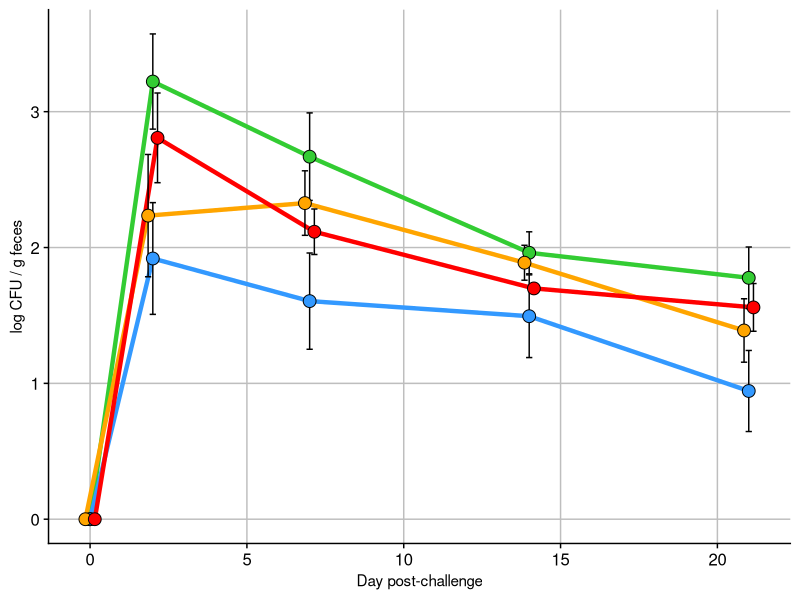

R code for this plot: (Note: this script raises an error after producing the figure.)
require(pracma)
library(tidyverse)
library(Hmisc)
library(tidyverse)
library(cowplot)
theme_set(theme_cowplot())
# Read in data

sal_data <- read_csv('./data/FS12b_salmonella_data.csv')

# orders the treatment factors and makes a timepoint factor for plotting ease

sal_data$treatment <- factor(sal_data$treatment, levels = c('control', 'RPS', 'Acid', 'Zn+Cu', 'RCS', 'Bglu'))

sal_data$treatXtime <- factor(sal_data$treatXtime, levels = c('control_0', 'RPS_0', 'Acid_0', 'Zn+Cu_0', 'RCS_0', 'Bglu_0',
                                                              'control_2', 'RPS_2', 'Acid_2', 'Zn+Cu_2', 'RCS_2', 'Bglu_2',
                                                              'control_7', 'RPS_7', 'Acid_7', 'Zn+Cu_7', 'RCS_7', 'Bglu_7',
                                                              'control_14', 'RPS_14', 'Acid_14', 'Zn+Cu_14', 'RCS_14', 'Bglu_14',
                                                              'control_21', 'RPS_21', 'Acid_21', 'Zn+Cu_21', 'RCS_21', 'Bglu_21'))

sal_data$time_point_fact <- factor(sal_data$time_point)
# sal_data$time_point
#

sal_data <- sal_data %>% filter(!(treatment %in% c('Zn+Cu', 'Bglu')) & pignum != 101)




all_daily <- sal_data %>% filter(pignum != 101) %>% group_by(time_point, treatment) %>%
  summarise(mean_sal=mean(log_sal),
            sd_sal=sd(log_sal),
            num=n(),
            se_sal=sd_sal/sqrt(num))






### Figure 1A
F1A <- all_daily %>% 
  mutate(TPP=case_when(
    treatment == 'RPS'  ~    time_point, 
    treatment == 'Acid' ~    time_point - .15, 
    treatment == 'RCS'  ~    time_point + .15, 
    treatment == 'control' ~ time_point, 
    TRUE ~ 1000000000000000000)) %>% 
  filter(!(treatment %in% c('Zn+Cu', 'Bglu'))) %>%
  ggplot(aes(x=TPP, y=mean_sal, fill=treatment, group=treatment)) +
  # geom_jitter(aes(x=time_point, y=log_sal, color=treatment), data=filter(sal_data, !(treatment %in% c('Zn+Cu', 'Bglu'))& pignum !=101), alpha=.5) + 
  geom_line(aes(color=treatment), size=1.5)+
  geom_errorbar(aes(ymin=mean_sal-se_sal,ymax=mean_sal+se_sal), width=.2) +
  geom_point(shape=21, size=4) +
  scale_color_manual(values=c('#33CC33', '#3399FF', 'orange', 'red', 'grey', 'purple')) + 
  scale_fill_manual(values=c('#33CC33', '#3399FF', 'orange', 'red', 'grey', 'purple')) +
  ylab('log CFU / g feces') +
  xlab('Day post-challenge') +
  theme(legend.position = 'none', 
        axis.title = element_text(size = 11), 
        panel.grid.major = element_line(color='grey'))
  # ggtitle('Daily shedding, group summary statistics')


F1A
###


#############






#####
# use this #
# nest and do an anova at each timepoint
library(broom)
# daily_tests <- sal_data %>% 
#   filter(time_point != 0) %>% 
#   group_by(time_point) %>%
#   nest() %>% 
#   mutate(AOV=map(.x = data, ~ aov(data=.x, log_sal ~ treatment)), 
#          tid_AOV=map(AOV, tidy), 
#          TUK=map(AOV, TukeyHSD), 
#          tid_TUK=map(TUK, tidy))
# 
# 
# daily_tests %>% select(time_point, tid_AOV) %>% unnest(cols = tid_AOV)
# 
# 
# 
# daily_tuks <- daily_tests %>%
#   select(time_point, tid_TUK) %>% unnest(cols = tid_TUK) %>%
#   filter(grepl('control', contrast)) %>% 
#   mutate(tuk_pval=adj.p.value, 
#          fdr_pval=p.adjust(adj.p.value, method = 'fdr'), 
#          TPP=paste('Day', time_point), 
#          TPP=factor(TPP, levels = c('Day 2', 'Day 7', 'Day 14', 'Day 21'))) %>% 
#   select(-adj.p.value)
# 
# anno <- tibble(y=c(0,0,0,0), 
#                TPP=factor(c('Day 2','Day 7','Day 14','Day 21'), levels = c('Day 2', 'Day 7', 'Day 14', 'Day 21')), 
#                x=c(3.6,3.6,3.6,3.6), 
#                labtext = c('ANOVA p=0.10', 
#                            'ANOVA p=0.07',
#                            'ANOVA p=0.26',
#                            'ANOVA p=0.11'))
# 
# ### FIG 1B
# # PROBABLY CUT THIS FIGURE #
# F1B <- daily_tuks %>%
#   ggplot(aes(x=contrast, y=estimate, ymin=conf.low, ymax=conf.high, color=contrast)) +
#   geom_hline(yintercept = 0, color='grey')+
#   geom_pointrange(size=.5) + 
#   geom_label(data=anno, aes(x=x,y=y,label=labtext), inherit.aes = FALSE)+
#   geom_text(aes(label=round(tuk_pval, digits = 2), y=2))+
#   coord_flip() + scale_x_discrete(expand = expand_scale(add = c(.5,1)))+
#   facet_wrap(.~TPP, ncol = 4) + 
#   ylim(-3,3) + scale_color_manual(values=c('red','orange','#3399FF')) +
#   theme(panel.border = element_rect(colour = "black", fill=NA, size=1), 
#         legend.position = 'none', 
#         axis.title.y = element_blank(), 
#         axis.title.x = element_text(size=11), 
#         panel.grid.major.x = element_line(color = 'grey', size = .2))
# 
# 
# F1B


# FIGURE 2A


library(lme4)
library(lmerTest)
# lmer(data=sal_data, formula = log_sal ~ )

sal_no0 <- 
  sal_data %>%
  filter(time_point != 0) %>% 
  mutate(pignum=factor(pignum), 
         treatment=factor(treatment, levels = c('control', 'RPS', 'Acid', 'RCS')))

glimpse(sal_no0)
fit_interact   <- lmer(log_sal ~ time_point_fact * treatment + (1|pignum) , data=sal_no0)      # time is factor
fit_nointeract <- lmer(log_sal ~ time_point_fact + treatment + (1|pignum) , data=sal_no0)      # time is factor

# 
# AIC(fit_interact, fit_nointeract)
# anova(fit_interact, fit_nointeract)
# 
# summary(fit_interact)
# confint(fit_interact)
# 
# confint(fit_nointeract)
# summary(fit_nointeract)
# car::Anova(fit_interact)
# car::Anova(fit_nointeract)
# 

# m.emm <- emmeans(fit_nointeract, c("time_point_fact", 'treatment'))
library(emmeans)
contrast.emm <-
  emmeans(fit_interact, ~ treatment | time_point_fact) %>%
  contrast(method='revpairwise') %>%
  tidy(conf.int=TRUE) %>% 
  mutate(day=factor(time_point_fact, levels = c('0','2', '7', '14', '21')), 
         contrast=factor(contrast, levels = c('RCS - control', 'Acid - control','RPS - control' ))) 

means.emm <-
  emmeans(fit_interact, ~ treatment | time_point_fact) %>%
  tidy(conf.int=TRUE) %>% 
  mutate(day=factor(time_point_fact, levels = c('0','2', '7', '14', '21'))) %>% 
  select(-time_point_fact)

D0s <- tibble(treatment=c('control', 'RPS', 'Acid', 'RCS'), 
              estimate=0, df=126, conf.low=0, conf.high=0, statistic=0, p.value=0, 
              day=factor(c('0','0','0','0'), levels=c('0', '2', '7', '14', '21')))
tes <- rbind(D0s, means.emm)


rbind(D0s, means.emm) %>% 
  ggplot(aes(x=as.numeric(as.character(day)), y=estimate, color=treatment, group=treatment)) + geom_point()+
  geom_pointrange(aes(ymin=conf.low, ymax=conf.high)) + 
  geom_line()

F1A

F1B <- 
  contrast.emm %>%
    filter(grepl('control', contrast)) %>% 
    ggplot(aes(x=contrast, y=estimate, color=contrast))+
    geom_point() +
    geom_hline(yintercept = 0)+
    geom_pointrange(aes(ymin=conf.low, ymax=conf.high)) +
    coord_flip()+ 
    facet_wrap(~day, nrow = 1)+
    scale_color_manual(values=c('red','orange','#3399FF')) 



#### TISSUES ###



# AULC
sum_sal <- sal_data %>% group_by(pignum) %>%
  summarise(AULC=trapz(time_point, log_sal),
            sum=sum(log_sal), 
            maxshed=log_sal[which.max(log_sal)], 
            day_max=time_point[which.max(log_sal)], 
            pos_samples=sum(log_sal > 0), 
            treatment=unique(treatment))


# re orders sum_sal
sum_sal <- sum_sal[match(filter(sal_data, time_point==2)$pignum,sum_sal$pignum),]



sum_sal$treatment <- factor(sum_sal$treatment, levels = c('control', 'RPS', 'Acid', 'Zn+Cu', 'RCS', 'Bglu'))


F2A <- filter(sum_sal, pignum !=101) %>% 
  ggplot(aes(x=treatment, y=AULC, fill=treatment))+
  geom_boxplot(outlier.alpha = 0) + 
  geom_text(aes(label=pignum))+
  geom_jitter(aes(fill=treatment), shape=21, size=1.75, stroke=1, width = .13) +
  scale_fill_manual(values=c('#33CC33', '#3399FF', 'orange', 'red', 'grey', 'purple')) +
  # ggtitle('Cumulative Salmonella shedding (AULC)', subtitle = 'ANOVA P = 0.0123') +
  theme(legend.position = 'none', 
        panel.border = element_rect(colour = 'black', fill=NA), 
        axis.title.x = element_blank(), 
        panel.grid.major = element_line(color='grey'))


F2A


### USE THIS FOR AULC STAT TEST ###
aov_AULC <- aov(data=sum_sal, AULC~treatment)
summary(aov_AULC)

AULC_tuk <- TukeyHSD(aov_AULC) %>% tidy()

F2B <- AULC_tuk %>% filter(grepl('control', contrast)) %>% 
  mutate(contrast=factor(contrast, levels = c('RCS-control', 'Acid-control','RPS-control'))) %>%
  ggplot(aes(x=contrast, y=estimate, ymin=conf.low, ymax=conf.high,color=contrast)) +
  geom_hline(yintercept = 0, color='grey') +
  geom_pointrange(size=.75) +
  geom_text(aes(x=contrast,y=8,
                label=paste('P=', round(adj.p.value, 2))), 
            hjust=0) +
  ggtitle('ANOVA P = 0.012') + 
  ylim(-32,32)+
  # scale_y_continuous(expand = expand_scale(add = c(5,15)))+
  theme(panel.border = element_rect(color='black', fill=NA), 
        legend.position='none', 
        axis.title.y = element_blank(), 
        axis.text = element_text(size=10), 
        panel.grid.major.x = element_line(color='grey', size=.2))+
  coord_flip() +
  scale_color_manual(values=c('red','orange','#3399FF')) 
F2B
# 
# sample(2:50, size = length(sal_no0$Salmonella[sal_no0$Salmonella == 50]), replace = TRUE)
# 
# length(sal_no0$Salmonella[sal_no0$Salmonella == 50])
# 
# sal_no0$Salmonella[sal_no0$Salmonella == 50] <-sample(1:50, size = length(sal_no0$Salmonella[sal_no0$Salmonella == 50]), replace = TRUE) 
# 
# sal_no0$log_sal2 <- log10(sal_no0$Salmonella)
# 
# sal_no0$log_sal2[is.infinite(sal_no0$log_sal2)] <- 0
# 
# 
# hist(sal_no0$log_sal2, breaks=100)
# 
# scale(sal_no0$log_sal2)
# 
# 
# fit_interact   <- lmer(scale(log_sal2) ~ time_point_fact * treatment + (1|pignum) , data=sal_no0)      # time is factor
# plot(fit_interact)
# 
# sal_no0$Salmonella
# sample(1:50, size = 1, replace = TRUE)
# 
# 

################################
# setwd("~/FS12")
# TISSUES


tis <- read.csv('./data/D21_tissues.csv')
tis$log_sal <- log10(tis$Salmonella)
tis$log_sal <- as.numeric(sub(-Inf, 0, tis$log_sal))
tis <- na.exclude(tis)

tis <- tis %>% filter(!treatment %in% c('Zn+Cu', 'Bglu'))

tis$treatment <- factor(tis$treatment, levels = c('control', 'RPS', 'Acid', 'RCS'))




sal_tis21 <- 
  tis %>%
  mutate(pignum=factor(pignum), 
         treatment=factor(treatment, levels = c('control', 'RPS', 'Acid', 'RCS')))

glimpse(sal_tis21)

fit_interact   <- lmer(log_sal ~ tissue * treatment + (1|pignum) , data=sal_tis21)      # time is factor



### REPLACE FIG3 (TISSUE SHEDDING) WITH THESE
contrast.emm <-
  emmeans(fit_interact, ~ treatment | tissue) %>%
  contrast(method='revpairwise') %>%
  tidy(conf.int=TRUE) %>% 
  mutate(contrast=factor(contrast, levels = c('RCS - control', 'Acid - control','RPS - control' ))) 

means.emm <-
  emmeans(fit_interact, ~ treatment | tissue) %>%
  tidy(conf.int=TRUE) 


#######


# 

# tables?

tissum <- tis %>% group_by(treatment, tissue) %>% 
  summarise(mean_lcfu=mean(log_sal),
            num_pos=sum(log_sal>0), 
            tot_obs=n())


tissum %>% filter(tissue=='cecal_cont')




#

tis_tests <- tis %>%  group_by(tissue) %>% nest() %>% 
  mutate(AOV=map(.x = data, ~ aov(data=.x, log_sal ~ treatment)), 
         tid_AOV=map(AOV, tidy), 
         TUK=map(AOV, TukeyHSD), 
         tid_TUK=map(TUK, tidy))


tis_tests %>% select(tissue, tid_AOV) %>% unnest(cols = tid_AOV)

tis_anno <- tibble(y=c(0,0,0,0,0), 
                   tissue=factor(c('cecal_cont','Cecum','ICLN','IPP', 'Tonsil'), levels = c('cecal_cont','Cecum','ICLN','IPP', 'Tonsil')), 
                   x=c(3.9,3.9,3.9,3.9,3.9), 
                   labtext = c('ANOVA p=0.02', 
                               'ANOVA p=0.05',
                               'ANOVA p=0.13',
                               'ANOVA p=0.54',
                               'ANOVA p=0.01'))


  
tissue_tuks <- tis_tests %>%
  select(tissue, tid_TUK) %>% unnest(cols = tid_TUK) %>%
  filter(grepl('control', contrast)) %>% 
  mutate(tuk_pval=adj.p.value, 
         fdr_pval=p.adjust(adj.p.value, method = 'fdr')) %>% 
  select(-adj.p.value)

tissue_tuks
  
#

all_tis <- tis %>% group_by(tissue, treatment) %>%
  summarise(mean_sal=mean(log_sal),
            sd_sal=sd(log_sal),
            num=n(),
            se_sal=sd_sal/sqrt(num))






### Figure 3A
F3A <- all_tis %>%
  ggplot(aes(x=treatment, y=mean_sal, fill=treatment, group=treatment)) +
  # geom_jitter(aes(x=time_point, y=log_sal, color=treatment), data=filter(sal_data, !(treatment %in% c('Zn+Cu', 'Bglu'))& pignum !=101), alpha=.5) + 
  geom_col(aes(fill=treatment), size=1.5)+
  geom_errorbar(aes(ymin=mean_sal-se_sal,ymax=mean_sal+se_sal), width=.2) +
  scale_color_manual(values=c('#33CC33', '#3399FF', 'orange', 'red', 'grey', 'purple')) + 
  scale_fill_manual(values=c('#33CC33', '#3399FF', 'orange', 'red', 'grey', 'purple')) +
  ylab('log CFU / g tissue') +
  theme(panel.border = element_rect(color = 'black', fill = NA), 
        axis.text.x = element_text(angle = -45, hjust = 0), 
        axis.title.x = element_blank(), 
        legend.position = 'none', 
        axis.title.y = element_text(size = 11), 
        panel.grid.major = element_line(color='grey', size=.25))+
  # ggtitle('tissue colonization') +
  facet_wrap(~tissue, ncol = 5)


F3A



#
# Figure 3B

F3B <- tissue_tuks %>%
  mutate(contrast = factor(contrast, levels=c('RCS-control', 'Acid-control','RPS-control'))) %>% 
  ggplot(aes(x=contrast, y=estimate, ymin=conf.low, ymax=conf.high, color=contrast)) +
  geom_hline(yintercept = 0, color='grey')+
  geom_pointrange(size=.5) + 
  geom_label(data=tis_anno, aes(x=x,y=y,label=labtext), inherit.aes = FALSE, size=3)+
  geom_text(aes(label=round(tuk_pval, digits = 2), y=2))+
  coord_flip() + scale_x_discrete(expand = expand_scale(add = c(1,1.5)))+
  facet_wrap(.~tissue, ncol = 5) +
  ylim(-3.5,3.5) + scale_color_manual(values=c('red','orange','#3399FF')) +
  theme(panel.border = element_rect(colour = "black", fill=NA, size=1), 
        axis.title.y=element_blank(), 
        legend.position = 'none', 
        panel.grid.major = element_line(color='grey', size=.25))


F3B

### COWPLOT ZONE ###

# Figure 1

# F1A
# F1B


fig_1 <- ggdraw()+
  draw_plot(F1A, 0,.45,1,.55)+
  draw_plot(F1B, 0,0,1,.45)+
  draw_plot_label(x=c(0,0), y=c(1,.45), label = c('A', 'B'))
fig_1


ggsave(fig_1,
       filename = './output/figure1.jpeg',
       width = 180,
       height = 150,
       device = 'jpeg',
       dpi = 300,
       units = 'mm')


# Figure 2

# F2A
# F2B


fig_2 <- ggdraw()+
  draw_plot(F2A, 0,0,.6,1)+
  draw_plot(F2B, .6,0,.4,1)+
  draw_plot_label(x=c(0,.6), y=c(1,1), label = c('A', 'B'))
fig_2


ggsave(fig_2,
       filename = './output/figure2.jpeg',
       width = 180,
       height = 85,
       device = 'jpeg',
       dpi = 300,
       units = 'mm')



# Figure 3

# F3A
# F3B


fig_3 <- ggdraw()+
  draw_plot(F3A, 0,.5,1,.5)+
  draw_plot(F3B, 0,0,1,.5)+
  draw_plot_label(x=c(0,0), y=c(1,.5), label = c('A', 'B'))
fig_3


ggsave(fig_3,
       filename = './output/figure3.jpeg',
       width = 180,
       height = 150,
       device = 'jpeg',
       dpi = 300,
       units = 'mm')



########### FOR A HIGH VS LOW SHEDDER SHED FIGURE ##########

tis_RPS <- tis %>% filter(treatment %in% c('control', 'RPS'))
sum_sal_RPS <- sum_sal %>% filter(treatment %in% c('control', 'RPS'))

controls <- sum_sal$pignum[sum_sal_RPS$treatment == 'control']


tis_RPS$shed <- ifelse(tis_RPS$pignum %in% c(373,321,181,392,97), 'RPS_low',
                       ifelse(tis_RPS$pignum %in% controls,'control', 'RPS_high'))
                       
                       
sum_sal_RPS$shed <- ifelse(sum_sal_RPS$pignum %in% c(373,321,181,392,97), 'RPS_low',
                           ifelse(sum_sal_RPS$pignum %in% controls,'control', 'RPS_high'))

tis_RPS %>% ggplot(aes(x=shed, y=log_sal, group=shed, fill=shed)) +
  geom_boxplot(outlier.alpha = 0) +
  geom_jitter(shape=21,width = .1, size=2.25) +
  facet_wrap(~tissue) +
  scale_fill_manual(values=c('#33CC33', '#246DB6', '#47D6FF', 'orange', 'red', 'grey', 'purple')) +
  ggtitle('Cecal Contents')

sum_sal_RPS %>% ggplot(aes(x=treatment, y=AULC, group=shed, fill=shed)) +
  geom_boxplot(outlier.alpha = 0) +
  geom_jitter(shape=21,width = .1, size=2.25) +
  #facet_wrap(~tissue) +
  scale_fill_manual(values=c('#33CC33', '#246DB6', '#47D6FF', 'orange', 'red', 'grey', 'purple')) +
  ggtitle('AULC')


#C8C226
#985CF9

# CONTROL COLOR    '#33CC33'
# RPS COLOR        '#3399FF'
# HIGH SHED COLOR: '#246DB6'
# LOW SHED COLOR:  '#47D6FF'

darken('#3399FF')
lighten('#3399FF')



sum_sal %>% ggplot(aes(x=0, y=AULC,fill=treatment)) +
  # geom_boxplot(outlier.alpha = 0) +
  geom_jitter(shape=21,width = .01, size=2.25)+ geom_violin()



sum_sal %>% 
  ggplot(aes(x=AULC, fill=treatment)) +
  geom_histogram(fill='grey', color='grey') +
  geom_histogram(color=alpha('black', alpha = .5)) +
  # geom_vline(xintercept = c(30.75, 44.5), color='purple') +
  scale_fill_manual(values=c('#33CC33', '#3399FF', 'orange', 'red', 'grey', 'purple'))




# high-low shedding curves

sal_data <- sal_data %>%
  mutate(treatment2=
           case_when(
            treatment == 'control'       ~ 'control', 
            pignum %in% c(373,321,181,392,97) ~ 'RPS_low',
            treatment == 'RPS' & !(pignum %in% c(373,321,181,392,97)) ~ 'RPS_high'
  
))

sal_data %>%
  ggplot(aes(x=time_point, y=log_sal)) +
  geom_point(color='grey') + 
  geom_line(data=sal_data %>% filter(treatment %in% c('control', 'RPS')), aes(group=pignum, color=treatment2))


sal_data %>%
  filter(treatment %in% c('control', 'RPS')) %>% 
  ggplot(aes(x=treatment2, y=log_sal, fill=treatment2)) + 
  geom_boxplot() + geom_jitter(width = .2) + 
  facet_wrap(~time_point_fact, nrow = 1) + 
  geom_text_repel(aes(label=pignum))



# 
# 
# ### NEED CECAL VFA DATA FOR THIS NEXT SECTION ###
# 
# vfas_for_cor <- read_csv('data/FS12b_vfas_for_cor.csv')
# 
# ### NEED TO REMOVE ONE TREATMENT BEFORE MERGE
# vfas_for_cor <- vfas_for_cor %>% select(-treatment)
# sal_for_cor <- merge(sal_for_cor, vfas_for_cor, by = 'pignum')
# rownames(sal_for_cor) <- sal_for_cor$pignum
# 
# 
# ##### fecal corrs #####
# fec_cor <- res.all %>% select(-treatment) %>% full_join(sum_sal, by = 'pignum')
# fec_cor <- fec_cor[-288,]
# 
# sum_sal
# 
# fec_cor %>% filter(time == 0) %>% ggplot(aes(x=butyrate, y=AULC)) + geom_point() + geom_smooth(method = 'lm')+ scale_color_manual(values=c('#33CC33', '#3399FF', 'orange', 'red', 'grey', 'purple'))
# fec_cor %>% filter(time == 0) %>% ggplot(aes(x=caproate, y=AULC)) + geom_point() + geom_smooth(method = 'lm')+ scale_color_manual(values=c('#33CC33', '#3399FF', 'orange', 'red', 'grey', 'purple'))
# fec_cor %>% filter(time == 0) %>% ggplot(aes(x=valerate, y=AULC)) + geom_point() + geom_smooth(method = 'lm')+ scale_color_manual(values=c('#33CC33', '#3399FF', 'orange', 'red', 'grey', 'purple'))
# 
# 
# fec_cor %>% ggplot(aes(x=valerate, y=AULC)) + geom_point() + geom_smooth(method = 'lm')+ scale_color_manual(values=c('#33CC33', '#3399FF', 'orange', 'red', 'grey', 'purple')) + facet_wrap(~time)
# fec_cor %>% ggplot(aes(x=caproate, y=AULC)) + geom_point() + geom_smooth(method = 'lm')+ scale_color_manual(values=c('#33CC33', '#3399FF', 'orange', 'red', 'grey', 'purple')) + facet_wrap(~time)
# 
# 
# 
# fec_cor %>% filter(time == 0) %>% ggplot(aes(x=valerate, y=AULC)) + geom_point() + geom_smooth(method = 'lm')+ scale_color_manual(values=c('#33CC33', '#3399FF', 'orange', 'red', 'grey', 'purple'))
# 
# 
# ### is this meta from the 16S stuff?
# meta %>% filter(experiment == 'X12b') %>% ggplot(aes(x=caproate, y=log_sal)) + geom_point() + geom_smooth(method = 'lm') + facet_wrap(~day)
# 
# meta_for_corr <- meta %>% mutate(day_fact=factor(day, levels = c('D0', 'D2', 'D7', 'D14', 'D21'))) %>% filter(experiment == 'X12b')
# 
# meta_for_corr %>% filter(tissue =='F' & day != 'D0') %>% ggplot(aes(x=caproate, y=log_sal)) + geom_point() + geom_smooth(method = 'lm') + facet_wrap(~day_fact)
# meta_for_corr %>% filter(tissue =='F' & day != 'D0') %>% ggplot(aes(x=valerate, y=log_sal)) + geom_point() + geom_smooth(method = 'lm') + facet_wrap(~day_fact)
# meta_for_corr %>% filter(tissue =='F' & day != 'D0') %>% ggplot(aes(x=butyrate, y=log_sal)) + geom_point() + geom_smooth(method = 'lm') + facet_wrap(~day_fact)
# 
# # meta_for_corr$treatment
# sal_vfa_cor <- meta_for_corr %>% select(pignum,day, tissue, treatment, log_sal, AULC, ends_with('ate')) %>%
#   filter(pignum!=101 & tissue != 'Q' & treatment %in% c('Control', 'RPS', 'Acid', 'RCS')) %>% na.omit()
# 
# sal_vfa_cor <- sal_vfa_cor %>% mutate(total=rowSums(.[grep("ate", names(.))]))
# 
# 
# globa_log_sal_VFA_corrs <- sal_vfa_cor %>% group_by(day, tissue) %>% 
#                                           summarise(ace_corP=cor.test(log_sal, acetate)$p.value, 
#                                                     pro_corP=cor.test(log_sal, propionate)$p.value, 
#                                                     but_corP=cor.test(log_sal, butyrate)$p.value, 
#                                                     val_corP=cor.test(log_sal, valerate)$p.value, 
#                                                     cap_corP=cor.test(log_sal, caproate)$p.value, 
#                                                     isob_corP=cor.test(log_sal, isobutyrate)$p.value, 
#                                                     isov_corP=cor.test(log_sal, isovalerate)$p.value, 
#                                                     tot_corP=cor.test(log_sal, total)$p.value)%>% na.omit() %>%
#   gather(-(day:tissue), key = 'vfa', value = 'pval') %>% filter(pval < 0.05)
# 
# 
# 
# globa_AULC_VFA_corrs <- sal_vfa_cor %>% group_by(day, tissue) %>% 
#   summarise(ace_corP=cor.test(AULC, acetate, method = 'spearman')$p.value, 
#             pro_corP=cor.test(AULC, propionate, method = 'spearman')$p.value, 
#             but_corP=cor.test(AULC, butyrate, method = 'spearman')$p.value, 
#             val_corP=cor.test(AULC, valerate, method = 'spearman')$p.value, 
#             cap_corP=cor.test(AULC, caproate, method = 'spearman')$p.value, 
#             isob_corP=cor.test(AULC, isobutyrate, method = 'spearman')$p.value, 
#             isov_corP=cor.test(AULC, isovalerate, method = 'spearman')$p.value, 
#             tot_corP=cor.test(AULC, total)$p.value, method = 'spearman')%>% na.omit() %>%
#   gather(-(day:tissue), key = 'vfa', value = 'pval') %>% filter(pval < 0.05)
# 
#  c('acetate', 'propionate', 'valerate', 'caproate', 'total')
#  
# globa_AULC_VFA_corrs %>% filter(day =='D0')
# globa_AULC_VFA_corrs %>% filter(day =='D2')
# 
# 
# treat_log_sal_VFA_corrs <- sal_vfa_cor %>% group_by(day, tissue, treatment) %>% 
#                                           summarise(ace_corP=cor.test(log_sal, acetate, method = 'spearman')$p.value, 
#                                                     pro_corP=cor.test(log_sal, propionate, method = 'spearman')$p.value, 
#                                                     but_corP=cor.test(log_sal, butyrate, method = 'spearman')$p.value, 
#                                                     val_corP=cor.test(log_sal, valerate, method = 'spearman')$p.value, 
#                                                     cap_corP=cor.test(log_sal, caproate, method = 'spearman')$p.value, 
#                                                     isob_corP=cor.test(log_sal, isobutyrate, method = 'spearman')$p.value, 
#                                                     isov_corP=cor.test(log_sal, isovalerate, method = 'spearman')$p.value, 
#                                                     tot_corP=cor.test(log_sal, total, method = 'spearman')$p.value) %>% na.omit() %>%
#   gather(-(day:treatment), key = 'vfa', value = 'pval') %>% filter(pval < 0.15)
# 
# 
# treat_AULC_VFA_corrs <- sal_vfa_cor %>% group_by(day, tissue, treatment) %>% 
#   summarise(ace_corP=cor.test(AULC, acetate, method = 'spearman')$p.value, 
#             pro_corP=cor.test(AULC, propionate, method = 'spearman')$p.value, 
#             but_corP=cor.test(AULC, butyrate, method = 'spearman')$p.value, 
#             val_corP=cor.test(AULC, valerate, method = 'spearman')$p.value, 
#             cap_corP=cor.test(AULC, caproate, method = 'spearman')$p.value, 
#             isob_corP=cor.test(AULC, isobutyrate, method = 'spearman')$p.value, 
#             isov_corP=cor.test(AULC, isovalerate, method = 'spearman')$p.value, 
#             tot_corP=cor.test(AULC, total, method = 'spearman')$p.value) %>% na.omit() %>%
#   gather(-(day:treatment), key = 'vfa', value = 'pval') %>% filter(pval < 0.15)
# 
# ##### schemezone #####
# globa_AULC_VFA_corrs %>% filter(pval < 0.05 & day == 'D0')
# treat_AULC_VFA_corrs %>% filter(pval < 0.15 & day == 'D0')
# 
# globa_AULC_VFA_corrs %>% filter(pval < 0.05 & day=='D21') %>% print(n=40)
# treat_AULC_VFA_corrs %>% filter(pval < 0.15 & day=='D21') %>% print(n=40)
# 
# treat_log_sal_VFA_corrs %>%filter(pval <0.1) %>%  print(n = 40)
# globa_log_sal_VFA_corrs
# 
# #### AULC CORRELATIONS PLOTS #####
# sal_vfa_cor %>% gather(-(pignum:AULC), key=VFA, value=mM) %>% filter(day == 'D0') %>% 
#   ggplot(aes(x=mM, y=AULC)) +
#   geom_smooth(color='black', method = 'lm', fill=NA) +geom_point(aes(color=treatment), alpha=.5)+
#   geom_smooth(aes(color=treatment), method = 'lm', fill=NA)+
#   facet_wrap(~VFA, scales = 'free') + ggtitle('D0 fecal VFAs correlate with final AULC')
# 
# sal_vfa_cor %>% gather(-(pignum:AULC), key=VFA, value=mM) %>% filter(day == 'D21' & tissue =='C') %>% 
#   ggplot(aes(x=mM, y=AULC)) +
#   geom_smooth(color='black', method = 'lm', fill=NA) +geom_point(aes(color=treatment), alpha=.5)+
#   geom_smooth(aes(color=treatment), method = 'lm', fill=NA)+
#   facet_wrap(~VFA, scales = 'free') + ggtitle('D21 cecal VFAs correlate with final AULC')
# 
# #### LOG SAL CORRELATIONS PLOTS #########
# sal_vfa_cor %>% gather(-(pignum:AULC), key=VFA, value=mM) %>% filter(day == 'D2') %>% 
#   ggplot(aes(x=mM, y=log_sal)) +
#   geom_smooth(color='black', method = 'lm', fill=NA) +
#   geom_smooth(aes(color=treatment), method = 'lm', fill=NA)+
#   facet_wrap(~VFA, scales = 'free') + ggtitle('D2 fecal VFAs correlate with log_sal')
# 
# sal_vfa_cor %>% gather(-(pignum:AULC), key=VFA, value=mM) %>% filter(day == 'D7') %>% 
#   ggplot(aes(x=mM, y=log_sal)) +
#   geom_smooth(color='black', method = 'lm', fill=NA) +
#   geom_smooth(aes(color=treatment), method = 'lm', fill=NA)+
#   facet_wrap(~VFA, scales = 'free') + ggtitle('D7 fecal VFAs correlate with log_sal')
# 
# sal_vfa_cor %>% gather(-(pignum:AULC), key=VFA, value=mM) %>% filter(day == 'D14') %>% 
#   ggplot(aes(x=mM, y=log_sal)) +
#   geom_smooth(color='black', method = 'lm', fill=NA) +
#   geom_smooth(aes(color=treatment), method = 'lm', fill=NA)+
#   facet_wrap(~VFA, scales = 'free') + ggtitle('D14 fecal VFAs correlate with log_sal')
# 
# sal_vfa_cor %>% gather(-(pignum:AULC), key=VFA, value=mM) %>% filter(day == 'D21' & tissue =='F') %>% 
#   ggplot(aes(x=mM, y=log_sal)) +
#   geom_smooth(color='black', method = 'lm', fill=NA) +
#   geom_smooth(aes(color=treatment), method = 'lm', fill=NA)+
#   facet_wrap(~VFA, scales = 'free') + ggtitle('D21 fecal VFAs correlate with log_sal')
# 
# sal_vfa_cor %>% gather(-(pignum:AULC), key=VFA, value=mM) %>% filter(day == 'D21' & tissue =='X') %>% 
#   ggplot(aes(x=mM, y=log_sal)) +
#   geom_smooth(color='black', method = 'lm', fill=NA) +
#   geom_smooth(aes(color=treatment), method = 'lm', fill=NA)+
#   facet_wrap(~VFA, scales = 'free') + ggtitle('D21 cecal VFAs correlate with cecal_tissue log_sal')
# 
# sal_vfa_cor %>% gather(-(pignum:AULC), key=VFA, value=mM) %>% filter(day == 'D21' & tissue =='C') %>% 
#   ggplot(aes(x=mM, y=log_sal)) +
#   geom_smooth(color='black', method = 'lm', fill=NA) +
#   geom_smooth(aes(color=treatment), method = 'lm', fill=NA)+
#   facet_wrap(~VFA, scales = 'free') + ggtitle('D21 cecal VFAs correlate with cecal log_sal')
# 
# 
# 
# ########
# treat_log_sal_VFA_corrs %>% na.omit()
# 
# ggplot(sal_for_cor, aes(x=butyrate, y=AULC)) +
#   geom_point(aes(color=treatment)) + geom_smooth(method = 'lm') + scale_color_manual(values=c('#33CC33', '#3399FF', 'orange', 'red', 'grey', 'purple')) +
#   ggtitle('Correlation between cecal butyrate concentration and total Salmonella shedding', subtitle = 'Spearman: -0.4, p=0.003')
# 
# 
# ggplot(sal_for_cor, aes(x=caproate, y=AULC)) +
#   geom_point(aes(color=treatment)) + geom_smooth(method = 'lm')+ scale_color_manual(values=c('#33CC33', '#3399FF', 'orange', 'red', 'grey', 'purple')) +
#   ggtitle('Correlation between cecal caproate concentration and total Salmonella shedding', subtitle = 'Spearman: -0.53, p=0.0005')
# ggplot(sal_for_cor, aes(x=valerate, y=AULC)) +
#   geom_point(aes(color=treatment)) + geom_smooth(method = 'lm')+ scale_color_manual(values=c('#33CC33', '#3399FF', 'orange', 'red', 'grey', 'purple')) +
#   ggtitle('Correlation between cecal valerate concentration and total Salmonella shedding', subtitle = 'Spearman: -0.38, p=0.0005')
# ggplot(sal_for_cor, aes(x=total, y=AULC)) +
#   geom_point(aes(color=treatment)) + geom_smooth(method = 'lm')+ scale_color_manual(values=c('#33CC33', '#3399FF', 'orange', 'red', 'grey', 'purple')) +
#   ggtitle('Correlation between cecal total SCFA concentration and total Salmonella shedding', subtitle = 'Spearman: -0.4, p=0.002')
# 
# ##### Shawn FSIS #######
# 
# ggplot(sal_for_cor, aes(x=butyrate, y=AULC)) +
#   geom_smooth(method = 'lm') + geom_point(aes(fill=treatment), shape = 21, size=2) + 
#   scale_fill_manual(values=c('#33CC33', '#3399FF', 'orange', 'red', 'grey', 'purple'))+
#   theme_bw(base_size = 16) + xlab('butyrate (mM)') + ggtitle('AULC vs Cecal butyrate (D21)')
# 
# ggplot(sal_for_cor, aes(x=total, y=AULC)) +
#   geom_smooth(method = 'lm') + geom_point(aes(fill=treatment), shape = 21, size=2) + 
#   scale_fill_manual(values=c('#33CC33', '#3399FF', 'orange', 'red', 'grey', 'purple'))+
#   theme_bw(base_size = 16) + xlab('Total SCFAs (mM)') + ggtitle('')
# 
# 
# 
# ggplot(sal_for_cor, aes(x=butyrate, y=AULC, color=treatment)) +
#   geom_smooth(method = 'lm', se = FALSE) + geom_point(aes(fill=treatment), shape = 21, size=2) + 
#   scale_fill_manual(values=c('#33CC33', '#3399FF', 'orange', 'red', 'grey', 'purple'))+
#   scale_color_manual(values=c('#33CC33', '#3399FF', 'orange', 'red', 'grey', 'purple'))+
#     theme(axis.text = element_text(size=16), 
#         axis.title = element_text(size=16), 
#         legend.text = element_text(size=16),
#         legend.title = element_text(size=16)) + ggtitle('') + xlab('butyrate (mM)')
# 
# ggplot(sal_for_cor, aes(x=valerate, y=AULC, color=treatment)) +
#   geom_smooth(method = 'lm', se = FALSE) + geom_point(aes(fill=treatment), shape = 21, size=2) + 
#   scale_fill_manual(values=c('#33CC33', '#3399FF', 'orange', 'red', 'grey', 'purple'))+
#   scale_color_manual(values=c('#33CC33', '#3399FF', 'orange', 'red', 'grey', 'purple'))+
#   theme(axis.text = element_text(size=16), 
#         axis.title = element_text(size=16), 
#         legend.text = element_text(size=16),
#         legend.title = element_text(size=16)) + ggtitle('') + xlab('valerate (mM)')
# 
# ggplot(sal_for_cor, aes(x=caproate, y=AULC, color=treatment)) +
#   geom_smooth(method = 'lm', se = FALSE) + geom_point(aes(fill=treatment), shape = 21, size=2) + 
#   scale_fill_manual(values=c('#33CC33', '#3399FF', 'orange', 'red', 'grey', 'purple'))+
#   scale_color_manual(values=c('#33CC33', '#3399FF', 'orange', 'red', 'grey', 'purple'))+
#   theme(axis.text = element_text(size=16), 
#         axis.title = element_text(size=16), 
#         legend.text = element_text(size=16),
#         legend.title = element_text(size=16)) + ggtitle('') + xlab('caproate (mM)')
# 
# ggplot(sal_for_cor, aes(x=total, y=AULC, color=treatment)) +
#   geom_smooth(method = 'lm', se = FALSE) + geom_point(aes(fill=treatment), shape = 21, size=2) + 
#   scale_fill_manual(values=c('#33CC33', '#3399FF', 'orange', 'red', 'grey', 'purple'))+
#   scale_color_manual(values=c('#33CC33', '#3399FF', 'orange', 'red', 'grey', 'purple'))+
#   theme(axis.text = element_text(size=16), 
#         axis.title = element_text(size=16), 
#         legend.text = element_text(size=16),
#         legend.title = element_text(size=16)) + ggtitle('') + xlab('total (mM)')
# 
# 
# ############ TESTESTESTEST #################
# 
# 
# 
# sal_for_cor %>% filter(treatment %in% c('control','RPS')) %>% ggplot(aes(x=butyrate, y=AULC)) +
#   geom_smooth(method = 'lm') + geom_point(aes(fill=treatment), shape = 21, size=2) + 
#   scale_fill_manual(values=c('red', '#3399FF', 'orange', 'red', 'grey', 'purple'))+
#   theme_bw()+ ggtitle('Correlation between AULC and cecal butyrate at D21') + xlab('butyrate (mM)') 
# 
# 
# sal_for_cor %>% filter(treatment == 'Bglu') %>% ggplot(aes(x=butyrate, y=AULC)) +
#   geom_smooth(method = 'lm') + geom_point(aes(fill=treatment), shape = 21, size=2) + 
#   scale_fill_manual(values=c('#33CC33', '#3399FF', 'orange', 'red', 'grey', 'purple'))+
#   theme(axis.text = element_text(size=16), 
#         axis.title = element_text(size=16), 
#         legend.text = element_text(size=16),
#         legend.title = element_text(size=16)) + ggtitle('') + xlab('butyrate (mM)')
# 
# 
# sal_for_cor %>% group_by(treatment) %>% summarise(butP = cor.test(AULC, butyrate)$p.value, 
#                                                   butT = cor.test(AULC, butyrate)$statistic,
#                                                   propP = cor.test(x=AULC, y=propionate)$p.value,
#                                                   propT = cor.test(x=AULC, y=propionate)$statistic,
#                                                   capP = cor.test(x=AULC, y=caproate)$p.value,
#                                                   capT = cor.test(x=AULC, y=caproate)$statistic,
#                                                   valP = cor.test(x=AULC, y=valerate)$p.value,
#                                                   valT = cor.test(x=AULC, y=valerate)$statistic,
#                                                   totP = cor.test(x=AULC, y=total)$p.value,
#                                                   totT = cor.test(x=AULC, y=total)$statistic,
#                                                   Pbutp = cor.test(x=AULC, y=P_butyrate)$p.value,
#                                                   PbutT = cor.test(x=AULC, y=P_butyrate)$statistic)
# 
# 
# 
# ggplot(sal_for_cor, aes(x=total, y=AULC)) +
#   geom_smooth(method = 'lm') + geom_point(aes(fill=treatment), shape = 21, size=2) + 
#   scale_fill_manual(values=c('#33CC33', '#3399FF', 'orange', 'red', 'grey', 'purple'))+
#   theme(axis.text = element_text(size=16), 
#         axis.title = element_text(size=16), 
#         legend.text = element_text(size=16),
#         legend.title = element_text(size=16)) + ggtitle('') + xlab('Total SCFAs (mM)')
# 
# # filter(sal_for_cor, treatment %in% c('control', 'RPS'))
# # filter(sal_for_cor, treatment =='control') %>% ggplot(aes(x=butyrate, y=AULC)) + geom_point() + geom_smooth(method = 'lm')
# # filter(sal_for_cor, treatment =='RPS') %>% ggplot(aes(x=butyrate, y=AULC)) + geom_point() + geom_smooth(method = 'lm')
# 
# 
# # filter(sal_for_cor, treatment =='control') %>% ggplot(aes(x=butyrate, y=AULC)) + geom_point() + geom_smooth(method = 'lm')
# # filter(sal_for_cor, treatment =='RPS') %>% ggplot(aes(x=butyrate, y=AULC)) + geom_point() + geom_smooth(method = 'lm')
# # 
# 
# 
# # filter(sal_for_cor, treatment =='control') %>% ggplot(aes(x=valerate, y=AULC)) + geom_point() + geom_smooth(method = 'lm')
# # filter(sal_for_cor, treatment =='RPS') %>% ggplot(aes(x=valerate, y=AULC)) + geom_point() + geom_smooth(method = 'lm')
# # 
# 
# # filter(sal_for_cor, treatment =='control') %>% ggplot(aes(x=caproate, y=AULC)) + geom_point() + geom_smooth(method = 'lm')
# # filter(sal_for_cor, treatment =='RPS') %>% ggplot(aes(x=caproate, y=AULC)) + geom_point() + geom_smooth(method = 'lm')
# 
# 
# cor.test(filter(sal_for_cor, treatment =='control')$AULC,
#          filter(sal_for_cor, treatment =='control')$butyrate)
# 
# cor.test(filter(sal_for_cor, treatment =='RPS')$AULC,
#          filter(sal_for_cor, treatment =='RPS')$butyrate)
# 
# 
# cor.test(filter(sal_for_cor, treatment =='control')$AULC,
#          filter(sal_for_cor, treatment =='control')$valerate)
# 
# cor.test(filter(sal_for_cor, treatment =='RPS')$AULC,
#          filter(sal_for_cor, treatment =='RPS')$valerate)
# 
# cor.test(filter(sal_for_cor, treatment =='control')$AULC,
#          filter(sal_for_cor, treatment =='control')$caproate)
# 
# cor.test(filter(sal_for_cor, treatment =='RPS')$AULC,
#          filter(sal_for_cor, treatment =='RPS')$caproate)
# 
# cor.test(filter(sal_for_cor, treatment =='control')$AULC,
#          filter(sal_for_cor, treatment =='control')$total)
# 
# cor.test(filter(sal_for_cor, treatment =='RPS')$AULC,
#          filter(sal_for_cor, treatment =='RPS')$total)
# 
# 
# 
# cor.test(filter(sal_for_cor, treatment%in%c('RPS', 'control'))$AULC,
#          filter(sal_for_cor, treatment%in%c('RPS', 'control'))$total)
# 
# 
# 
# cor.test(filter(sal_for_cor, treatment%in%c('RPS', 'control'))$AULC,
#          filter(sal_for_cor, treatment%in%c('RPS', 'control'))$butyrate)
# 
# 
# 
# cor.test(filter(sal_for_cor, treatment%in%c('RPS', 'control'))$AULC,
#          filter(sal_for_cor, treatment%in%c('RPS', 'control'))$valerate)
# 
# 
# 
# cor.test(filter(sal_for_cor, treatment%in%c('RPS', 'control'))$AULC,
#          filter(sal_for_cor, treatment%in%c('RPS', 'control'))$caproate)
# 
# 
